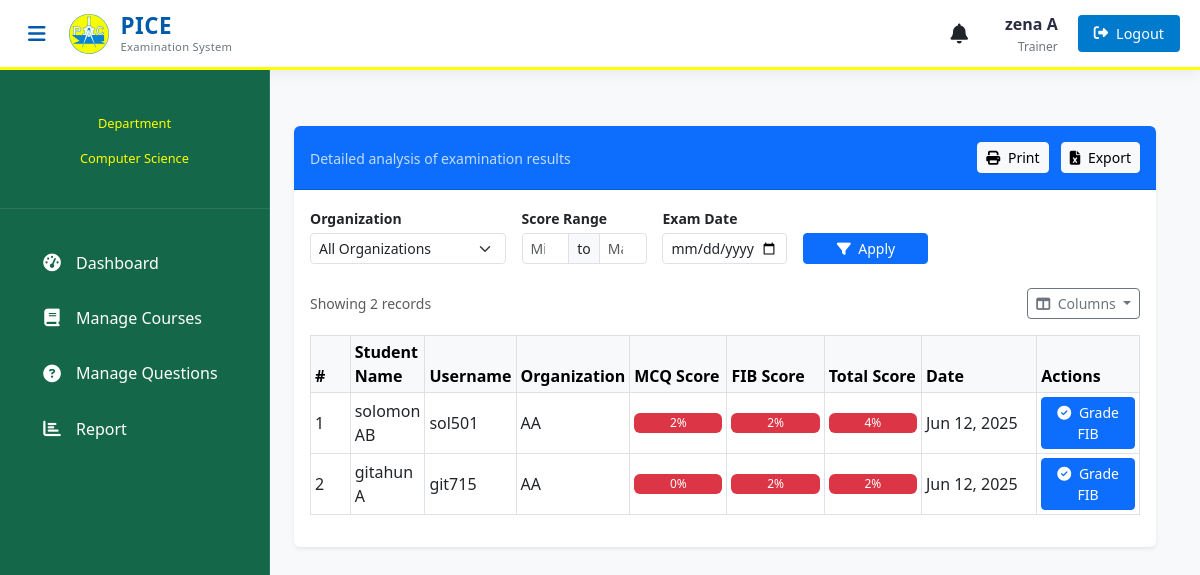
The page /teacher/teacher-view-examinee/7 (signed in) on the database as committed earlier.
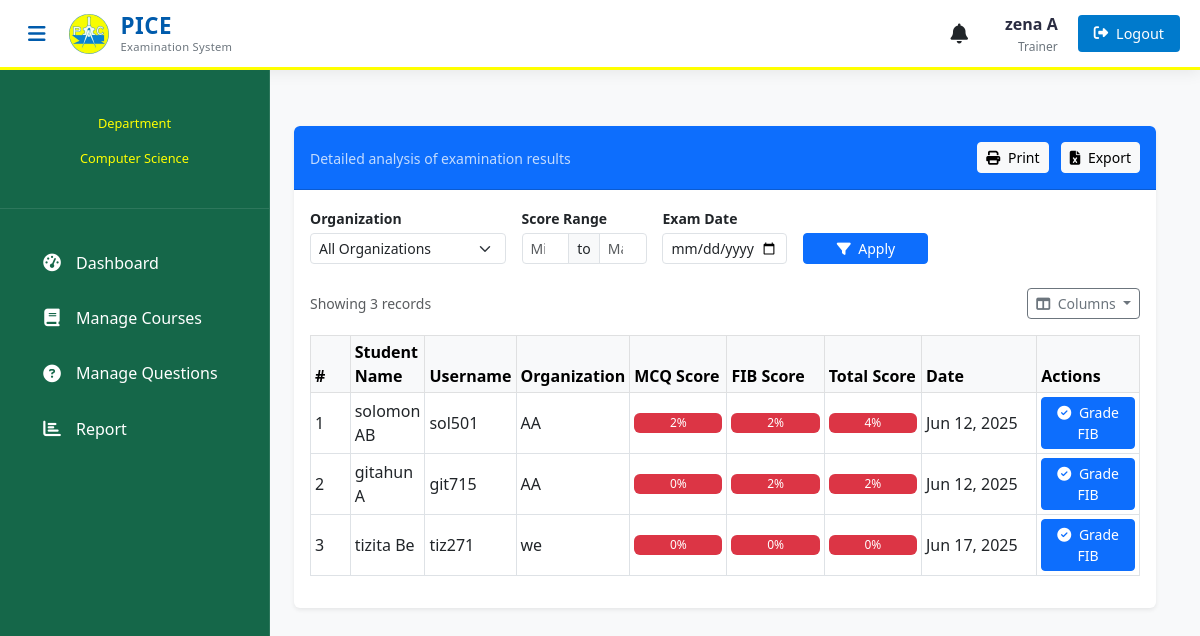
The same page on the database as committed later.
### exam/models.py (models this page shows)
class Result(models.Model):
    student = models.ForeignKey(Student,on_delete=models.CASCADE)
    exam = models.ForeignKey(Course,on_delete=models.CASCADE)
    marks = models.PositiveIntegerField()
    date = models.DateTimeField(auto_now=True)

### student/models.py (models this page shows, shortened)
class Student(models.Model):
    user=models.OneToOneField(User,on_delete=models.CASCADE)
    address = models.CharField(max_length=40)
    mobile = models.CharField(max_length=20,null=False)
    organization = models.CharField(max_length=200, null=False)
    course = models.ForeignKey(
        'exam.Course',
        on_delete=models.SET_NULL,
        null=True
    )
    department = models.ForeignKey(
        'exam.Department',  # Reference to your Department model
        on_delete=models.SET_NULL,
        null=True,
        blank=True,
        related_name='students'
    )
    @property
    def get_name(self):
        return self.user.first_name+" "+self.user.last_name

### teacher/views.py (the view)
# urls.py: path('teacher-view-examinee/<int:course_id>', views.teacher_view_examinees_view,name='teacher-view-examinee'),
@login_required(login_url='teacher:teacherlogin')
@user_passes_test(is_teacher)
def teacher_view_examinees_view(request, course_id):
    department = get_teacher_department(request)
    course = get_object_or_404(QMODEL.Course, id=course_id, department=department)
    log_activity(
        user=request.user,
        action_type='OTHER',
        content_object=course,
        description=f'Teacher viewed examinees for {course.course_name}'
    )
    results = QMODEL.Result.objects.filter(exam=course).select_related('student')
    organization = request.GET.get('organization', '')
    min_mark = request.GET.get('min_mark', '')
    max_mark = request.GET.get('max_mark', '')
    exam_date = request.GET.get('exam_date', '')
    if organization:
        results = results.filter(student__organization=organization)
    if exam_date:
        try:
            date_obj = datetime.strptime(exam_date, '%Y-%m-%d').date()
            results = results.filter(date__date=date_obj)
        except ValueError:
            exam_date = ''
    student_ids = results.values_list('student__id', flat=True).distinct()
    fib_answers = QMODEL.StudentAnswer.objects.filter(
        student_id__in=student_ids,
        question__course=course,
        question__question_type='FIB'
    ).values('student').annotate(
        fib_score=Sum('marks_obtained')
    )
    fib_scores = {answer['student']: answer['fib_score'] or 0 for answer in fib_answers}
    results_list = []
    for result in results:
        result.fib_score = fib_scores.get(result.student.id, 0)
        result.total_score = result.marks + result.fib_score
        results_list.append(result)
    if min_mark and min_mark.isdigit():
        min_score = int(min_mark)
        results_list = [r for r in results_list if r.total_score >= min_score]
    if max_mark and max_mark.isdigit():
        max_score = int(max_mark)
        results_list = [r for r in results_list if r.total_score <= max_score]
    organizations = SMODEL.Student.objects.filter(
        department=department
    ).values_list('organization', flat=True).distinct()
    paginator = Paginator(results_list, 10)
    page_number = request.GET.get('page')
    page_obj = paginator.get_page(page_number)
    return render(request, 'teacher/teacher_view_examinee.html', {
        'course': course,
        'results': page_obj,
        'organizations': organizations,
        'selected_org': organization,
        'exam_date': exam_date,
        'min_mark': min_mark,
        'max_mark': max_mark,
    })

### exam/models.py (called while the page is built)
   def __str__(self):
        return self.department_name

    def __str__(self):
        return self.course_name

### exam/utils.py (called while the page is built)
def log_activity(user=None, action_type='OTHER', content_object=None, description=None):
    log = SystemLog(
        user=user,
        action_type=action_type,
        content_type=ContentType.objects.get_for_model(content_object) if content_object else None,
        object_id=str(getattr(content_object, 'pk', '')) if content_object else None,
        object_repr=str(content_object) if content_object else '',
        description=description
    )
    log.save()
    return log

### teacher/views.py (called while the page is built)
def get_teacher_department(request):
    teacher = get_object_or_404(models.Teacher, user=request.user)
    return teacher.department

def is_teacher(user):
    return user.groups.filter(name='TEACHER').exists()

### templates/teacher/teacher_view_examinee.html (shortened to what the changed rows need)
{% extends 'teacher/teacherbase.html' %}
{% block content %}
{% load static %}
<div class="container py-4">
  <div class="card shadow-sm border-0 overflow-hidden">
    <div class="card-body">
      {% if results %}
      <div id="report-section">
        <div class="d-flex justify-content-between align-items-center mb-3">
          <div class="text-muted small">
            Showing {{ results|length }} records
          </div>
          <div class="dropdown">
            <button class="btn btn-outline-secondary btn-sm dropdown-toggle" type="button" data-bs-toggle="dropdown">
              <i class="fas fa-columns me-1"></i> Columns
            </button>
          </div>
        </div>
        <div class="table-responsive">
          <table class="table table-sm table-hover table-bordered align-middle" id="report-table">
            <thead class="table-light">
              <tr>
                <th width="50">#</th>
                <th>Student Name</th>
                <th>Username</th>
                <th>Organization</th>
                <th width="120">MCQ Score</th>
                <th width="120">FIB Score</th>
                <th width="120">Total Score</th>
                <th width="150">Date</th>
                <th width="120">Actions</th>
              </tr>
            </thead>
              <tbody>
                {% for result in results %}
                <tr>
                  <td>{{ forloop.counter }}</td>
                  <td>{{ result.student.get_name }}</td>
                  <td>{{ result.student.user.username }}</td>
                  <td>{{ result.student.organization }}</td>
                  <td>
                    <div class="progress" style="height: 20px;">
                      <div class="progress-bar {% if result.marks >= 75 %}bg-success{% elif result.marks >= 50 %}bg-warning{% else %}bg-danger{% endif %}"
                          role="progressbar" style="width: 100%" aria-valuenow="{{ result.marks }}" aria-valuemin="0" aria-valuemax="100">
                        {{ result.marks }}%
                      </div>
                    </div>
                  </td>
                  <td>
                    <div class="progress" style="height: 20px;">
                      <div class="progress-bar {% if result.fib_score >= 75 %}bg-success{% elif result.fib_score >= 50 %}bg-warning{% else %}bg-danger{% endif %}"
                          role="progressbar" style="width: 100%"
                          aria-valuenow="{{ result.fib_score }}" aria-valuemin="0" aria-valuemax="100">
                        {{ result.fib_score }}%
                      </div>
                    </div>
                  </td>
                  <td>
                    <div class="progress" style="height: 20px;">
                      <div class="progress-bar {% if result.total_score >= 75 %}bg-success{% elif result.total_score >= 50 %}bg-warning{% else %}bg-danger{% endif %}"
                          role="progressbar" style="width: 100%"
                          aria-valuenow="{{ result.total_score }}" aria-valuemin="0" aria-valuemax="100">
                        {{ result.total_score }}%
                      </div>
                    </div>
                  </td>
                  <td>{{ result.date|date:"M d, Y" }}</td>
                  <td class="text-center">
                      <a href="{% url 'teacher:teacher-view-grading' result.student.id course.id %}" class="btn btn-primary btn-sm">
                        <i class="fas fa-check-circle me-1"></i> Grade FIB
                      </a>
                  </td>
                </tr>
                {% endfor %}
              </tbody>
          </table>
        </div>
      </div>
      {% endif %}
    </div>
  </div>
</div>
{% endblock %}

Rows that differ between the two databases and show on the page:
added Result: student.get_name "tizita Be", student.user.username "tiz271", student.organization "we", marks "0", fib_score "0", total_score "0", date "Jun 17, 2025"
Other text that changed with them:
{{ results|length }}: "2" → "3"
